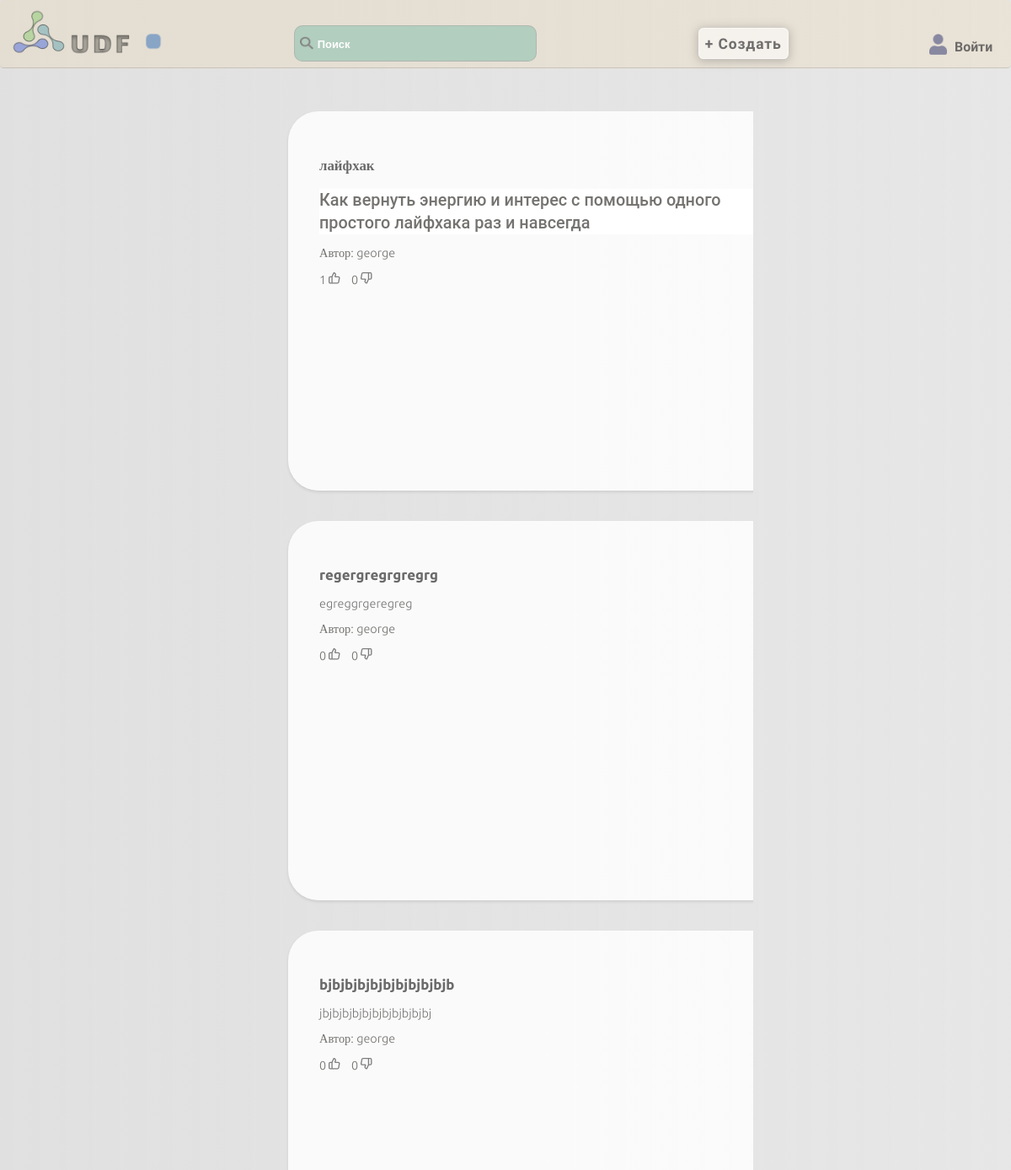
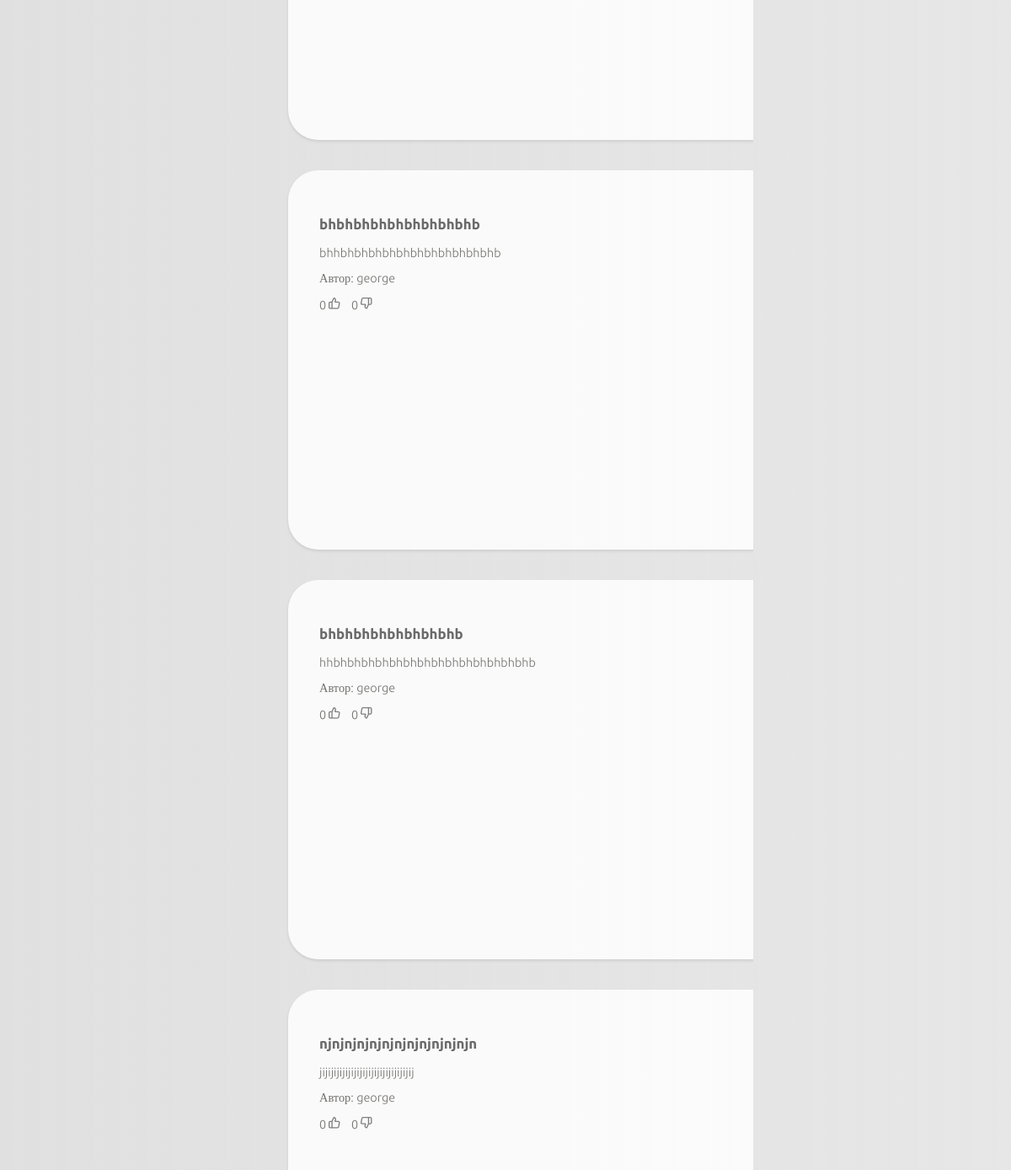
/core/ (upper part), run on an earlier commit of the app's database (2 pictures, top to bottom).
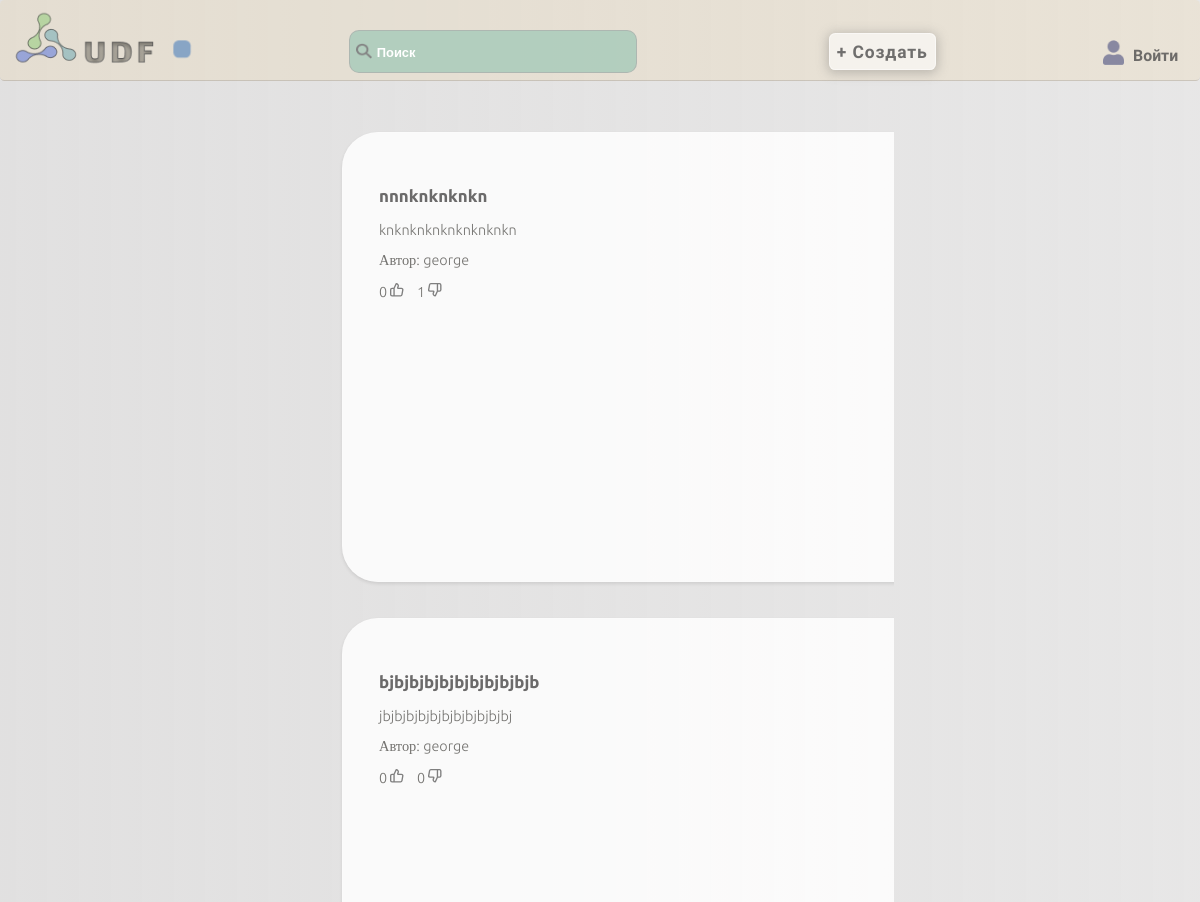
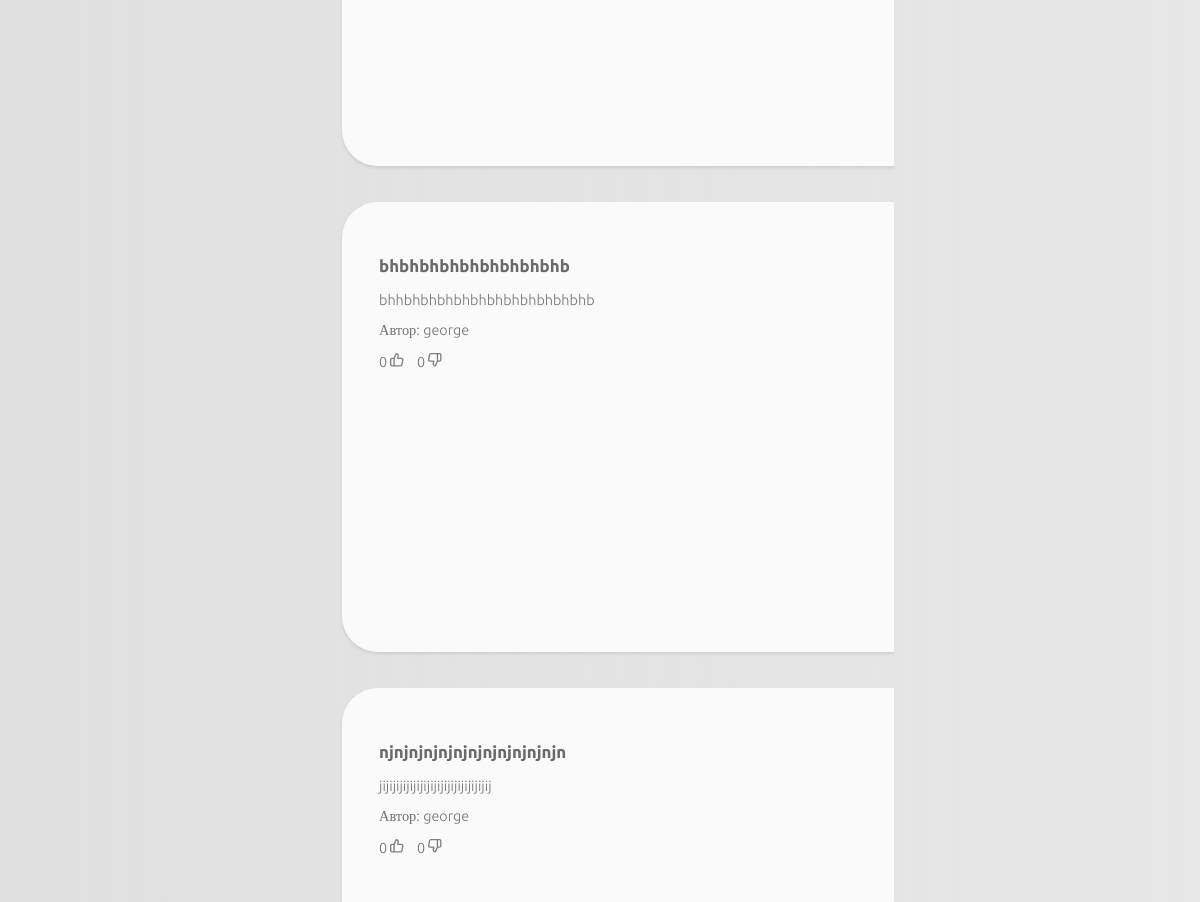
And on a later commit of the database (2 pictures, top to bottom).
### articles/models.py (models this page shows, shortened)
class Article(models.Model):
    title = models.CharField(max_length=255)
    content = models.TextField()
    author = models.ForeignKey(settings.AUTH_USER_MODEL, on_delete=models.CASCADE)
    created_at = models.DateTimeField(auto_now_add=True)
    likes = models.ManyToManyField(settings.AUTH_USER_MODEL, related_name='liked_articles')
    dislikes = models.ManyToManyField(settings.AUTH_USER_MODEL, related_name='disliked_articles')

### accounts/models.py (models this page shows, shortened)
class User(AbstractUser):
    username = models.CharField(max_length=150, unique=True)
    password = models.CharField(max_length=128, null=False, blank=False)
    bio = models.TextField(blank=True)
    avatar = models.ImageField(upload_to='avatars', blank=True)
    date_joined = models.DateTimeField(auto_now_add=True)
    email = models.EmailField(unique=True)
    last_login = None
    groups = None
    user_permissions = None

### core/views.py (the view)
# urls.py: path('', views.home, name='base'),
def home(request):
    articles = Article.objects.order_by('-created_at')
    return render(request, 'core/base.html', {'articles': articles})

### core/templates/core/base.html (shortened to what this page needs)
<!DOCTYPE html>
{% load static %}
<html lang="en">
<head>
    <link rel="stylesheet" href="{% static 'css/style.css' %}">
</head>
<body class="loaded">
<div class="menu">
    <div class="wrap">
        <div class="logo">
            <a class="logo-menu" href="{% url 'base_with_articles' %}"><img src="{% static 'images/logo.png' %}" alt=""></a>
        </div>
        <div class="shape"></div>
        <ul>
            <li>
                <label class="search-icon">
                    <img src="{% static 'images/search.png' %}" alt="Search">
                </label>
                <input class="search-input" type="text" placeholder="Поиск" id="search-input">
            </li>
            <li>
                <a class="add-button" href="{% url 'add_article' %}">
                    <button type="button">+ Создать</button>
                </a>
            </li>
            {% if user.is_authenticated %}
            <li>
                {% if user.avatar %}
                 <img class="menu-avatar" src="{{ user.avatar.url }}" alt="{{ user.username }} Avatar">
                 {% else %}
                 <img class="menu-avatar" src="{% static 'images/standart_img.png' %}" alt="Default Avatar">
                {% endif %}
                <a href="{% url 'user_profile' %}">{{ user.username }}</a> | <a href="{% url 'logout' %}">Выйти</a>
            </li>
            {% else %}
            <li>
                <a href="{% url 'login' %}">
                    <img class="welcom-img" src="{% static 'images/welcome.png' %}" alt="Войти">
                     Войти
                </a>
            </li>
            {% endif %}
        </ul>
    </div>
</div>
<div class="container">
    <div class="wrap">
        {% block content %}
       <div class="article-list">
            {% if articles %}
                <ul>
                    {% for article in articles %}
                        <li>
                            <div class="article-item">
                                <a class="open_rewiew" href="{% url 'review_article' pk=article.id %}">
                                <h3>{{ article.title }}</h3>
                                </a>
                                <p>{{ article.content|safe }}</p>
                                <p>Автор: {{ article.author.username }}</p>
                                 <p>
                                        <span id="likes-count-{{ article.id }}">{{ article.likes.count }}</span>
                                        <span class="like-button" data-article-id="{{ article.id }}" data-is-liked="{{ article.is_liked }}" data-is-disliked="{{ article.is_disliked }}">
                                        </span>
                                        <span id="dislikes-count-{{ article.id }}">{{ article.dislikes.count }}</span>
                                          <span class="dislike-button" data-article-id="{{ article.id }}" data-is-liked="{{ article.is_liked }}" data-is-disliked="{{ article.is_disliked }}">
                                        </span>
                                 </p>
                            </div>
                        </li>
                    {% endfor %}
                </ul>
            {% else %}
                <p>Статей нет</p>
            {% endif %}
        </div>
       </div>
        {% endblock %}
    </div>
</body>
</html>

### core/static/css/style.css (style rules this page uses)
body { margin: 0; padding: 0; background: linear-gradient(to right, rgba(214, 213, 213, 0.73), rgba(214, 213, 213, 0.58)); zoom: 0.9; height: 100vh; opacity: 0; }
.menu .wrap { display: flex; flex-wrap: nowrap; justify-content: space-between; align-items: center; border-bottom: 2px solid rgba(0, 0, 0, 0.13); padding: 11px; background: rgba(239, 204, 139, 0.17); border-radius: 5px; }
.menu .logo-menu, .menu ul { display: inline-block; vertical-align: middle; }
.menu ul { flex-grow: 1; display: flex; list-style: none; padding: 0; margin: 0; align-items: baseline; justify-content: space-evenly; }
.menu ul li:last-child { margin-right: 0; position: relative; left: 11%; top: 16px; }
.menu ul li:first-child { margin-right: 0; position: relative; left: 1%; top: 11px; }
.menu ul li:nth-child(2) { margin-right: 0; position: relative; left: 7%; top: 12px; }
ul input { padding: 14px; border-radius: 11px; width: 290px; background: rgba(163, 201, 184, 0.77); color: #646363; margin-right: 11px; font-size: 1em; font-weight: bold; border: 2px solid rgba(169, 168, 168, 0.6); text-indent: 16px; transition: background-color ease-in-out 0.3s; }
.search-input::placeholder { color: #ffffff; font-size: 0.9em; }
ul button { padding: 8px; border-radius: 7px; background: rgba(255, 255, 255, 0.57); font-size: 1.1em; font-family: Play, serif; font-weight: bold; letter-spacing: 1px; box-shadow: 0 2px 12px 2px rgba(112, 110, 110, 0.36); color: rgba(82, 81, 81, 0.82); border: 2px solid rgba(255, 255, 255, 0.47); transition: background-color ease-in-out 0.3s, color ease-in-out 0.3s; }
.menu ul li a { text-decoration: none; color: rgba(82, 81, 81, 0.82); font-weight: bold; font-size: 1.1em; font-family: Play, serif; padding: 6px; transition: border-bottom linear 0.3s, color ease-in-out 0.3s; }
.search-icon { position: relative; left:10%; top: 3px; padding:7px; }
.welcom-img { position: relative; top: 7px; left: -3%; padding: 3px; }
.logo-menu { opacity: 0.9; transition: opacity ease-in-out 0.3s; }
ul { list-style: none; font-family: Ubuntu, serif; font-weight: 300; color: rgba(59, 58, 53, 0.71); }
.container .wrap { display: flex; flex-direction: column; align-items: center; justify-content: center; }
label, #id_username { color: rgba(100, 100, 100, 0.7); font-weight: bold; font-family: Tektur, serif; }
.shape { width: 20px; height: 20px; background-color: rgba(113, 150, 194, 0.8); margin-top: 20px; transition: background-color 2.2s ease; animation: colorChange 3s infinite alternate ease-in-out; }
.article-list { overflow: auto; }
.article-list { vertical-align: baseline; box-sizing: inherit; position: relative; z-index: 2; width: 49%; margin: 0 auto; display: grid; grid-template-columns: repeat(auto-fill, minmax(300px, 1fr)); gap: 20px; }
.article-item { border: 1px solid rgba(252, 252, 252, 0.5); padding: 40px; box-sizing: border-box; border-radius: 40px; background-color: rgba(255, 255, 255, 0.82); box-shadow: 0 2px 4px rgba(0, 0, 0, 0.1); margin: 40px 0; width: 700px; height: 500px; }
.article-item p:last-child { margin-bottom: 20px; }
.like-button, .dislike-button { margin-right: 11px; cursor: pointer; }
.open_rewiew { text-decoration: none; color: #6b6a6a; }

What changed in the data, as far as the page shows it:
removed Article: title "лайфхак", content "Как вернуть энергию и интерес с помощью одного простого лайфхака раз и навсегда", author.username "george", likes.count "1", dislikes.count "0"
removed Article: title "regergregrgregrg", content "egreggrgeregreg", author.username "george", likes.count "0", dislikes.count "0"
removed Article: title "bhbhbhbhbhbhbhbhb", content "hhbhbhbhbhbhbhbhbhbhbhbhbhbhbhb", author.username "george", likes.count "0", dislikes.count "0"
added Article: title "nnnknknknkn", content "knknknknknknknknkn", author.username "george", likes.count "0", dislikes.count "1"
